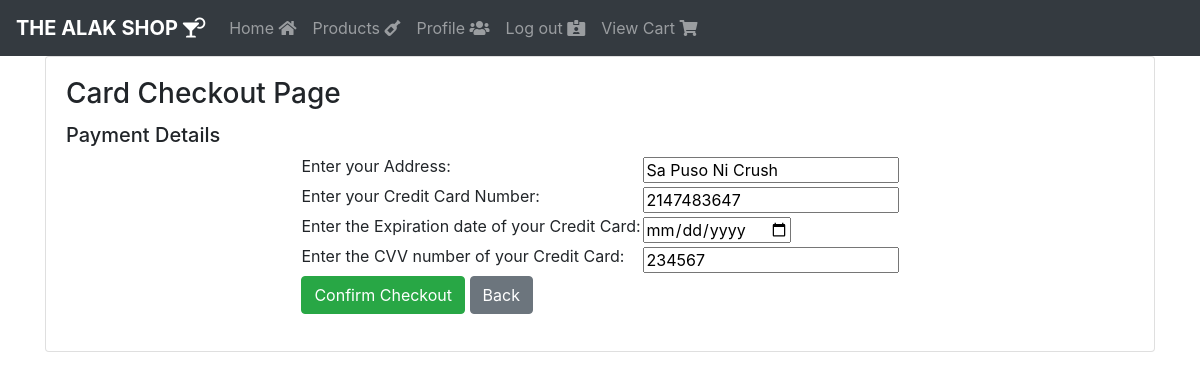
The app's page /Finals/cardCheckout.php (signed in), older data.
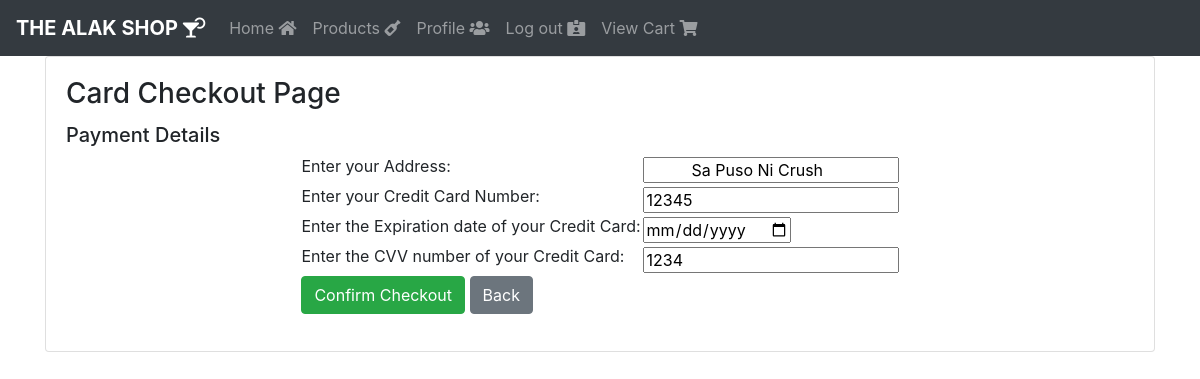
The same page, newer data.
### tables this page shows
CREATE TABLE `accounts` (
  `id` int(11) NOT NULL,
  `username` varchar(255) NOT NULL,
  `password` varchar(255) NOT NULL,
  `firstName` varchar(255) NOT NULL,
  `middleName` varchar(255) NOT NULL,
  `lastName` varchar(255) NOT NULL,
  `suffix` varchar(255) NOT NULL,
  `email` varchar(255) NOT NULL,
  `modeOfPayment` varchar(255) NOT NULL,
  `creditCardNumber` int(11) NOT NULL,
  `expirationDate` varchar(255) NOT NULL,
  `CCV` varchar(255) NOT NULL,
  `address` varchar(255) NOT NULL
);

### Finals/cardCheckout.php (the view, shortened to what this page needs)
<?php
  include 'databaseConnections/connect.php';
  if (isset($_SESSION['sess_id'])) {
    require_once('view/header-user.php');
  } else {
    require_once('view/header.php');
  }
 ?>
 <link rel="stylesheet" href="https://use.fontawesome.com/releases/v5.7.1/css/all.css">
 <link rel="stylesheet" type="text/css" href="CSS/style.css">
 <h3 class="card-title">Card Checkout Page</h3>
  <form method="post" action="routers/card-checkout-router.php">
       <h5>Payment Details</h5>
       <?php
       $empty = "";
       $result = mysqli_query($con, "SELECT * FROM accounts WHERE id =".$_SESSION['user_id']."");
       while($row = mysqli_fetch_array($result)){
         $address = $row['address'];
         $creditCardNumber = $row['creditCardNumber'];
         $expirationDate = $row['expirationDate'];
         $CCV = $row['CCV'];
       }
       ?>
    <table align="center">
      <tr>
        <td>
          <label>Enter your Address:</label>
        </td>
        <td>
          <input type="text" name="address" value="<?php
          if($address == $empty){
            echo $empty;
          }else {
            echo $address;
          }
          ?>" required/>
        </td>
      </tr>
      <tr>
        <td>
          <label>Enter your Credit Card Number:</label>
        </td>
        <td>
          <input type="text" name="creditCardNumber" value="<?php
          if($creditCardNumber == $empty){
            echo $empty;
          }else {
            echo $creditCardNumber;
          }
          ?>" required/>
        </td>
      </tr>
      <tr>
        <td>
          <label>Enter the Expiration date of your Credit Card:</label>
        </td>
        <td>
          <input type="date" name="expirationDate" value="<?php
          if($expirationDate == $empty){
            echo $empty;
          }else {
            echo $expirationDate;
          }
          ?>" required/>
        </td>
      </tr>
      <tr>
        <td>
          <label>Enter the CVV number of your Credit Card:</label>
        </td>
        <td>
          <input type="text" name="CCV" value="<?php
          if($CCV == $empty){
            echo $empty;
          }else {
            echo $CCV;
          }
          ?>" required/>
        </td>
      </tr>
      <tr>
        <td colspan="2">
          <button type="submit" class="btn btn-success" name="reg_user">Confirm Checkout</button>
          <a href="view-cart.php"><input type="button" value="Back" class="btn btn-secondary"></a>
        </td>
      </tr>
    </table>
  </form>
<?php require_once('view/footer.php');
?>

### Finals/view/header-user.php (shortened to what this page needs)
<?php
  function isActive($page) {
    return strpos($_SERVER['REQUEST_URI'], $page);
  }
?>
<html>
  <head>
    <link rel="stylesheet"
      href="https://stackpath.bootstrapcdn.com/bootstrap/4.4.1/css/bootstrap.min.css"
>
      <link rel="stylesheet" type="text/css" href="../CSS/style.css">
  </head>
  <body>
    <div class="navbar navbar-expand-lg navbar-dark bg-dark">
      <div href="index.php" class="navbar-brand"><strong> THE ALAK SHOP </strong><i class="fas fa-cocktail"></i></div>
      <div class="collapse navbar-collapse">
        <ul class="navbar-nav">
          <li class="nav-item <?php if(isActive('index.php')) echo 'active'; ?>">
            <a class="nav-link" href= "index.php">Home <i class="fas fa-home"></i></a>
          </li>
          <li class="nav-item <?php if(isActive('browse-product.php')) echo 'active'; ?>">
            <a class="nav-link" href="browse-product.php">Products <i class="fas fa-wine-bottle"></i></a>
          </li>
          <li class="nav-item <?php if(isActive('profile.php')) echo 'active'; ?>">
            <a class="nav-link" href="profile.php">Profile <i class="fas fa-users"></i></a>
          </li>
          <li class="nav-item">
            <a class="nav-link" href="routers/logout.php">Log out <i class="fas fa-id-card-alt"></i></a>
          </li>
          <li class="nav-item <?php if(isActive('view-cart.php')) echo 'active'; ?>">
            <a class="nav-link" href="view-cart.php">View Cart <i class="fas fa-shopping-cart"></i></a>
          </li>
        </ul>
      </div>
    </div>
    <div class="container">
      <div class="card">
        <div class="card-body">

### Finals/view/footer.php (shortened to what this page needs)
      </div>
    </div>
  </div>
  <link rel="stylesheet" type="text/css" href="../CSS/style.css">
  </body>
</html>

Row changes from the older to the newer data that the page shows:
changed accounts "Sa Puso Ni Crush": creditCardNumber "2147483647" → "12345"; CCV "234567" → "1234"
